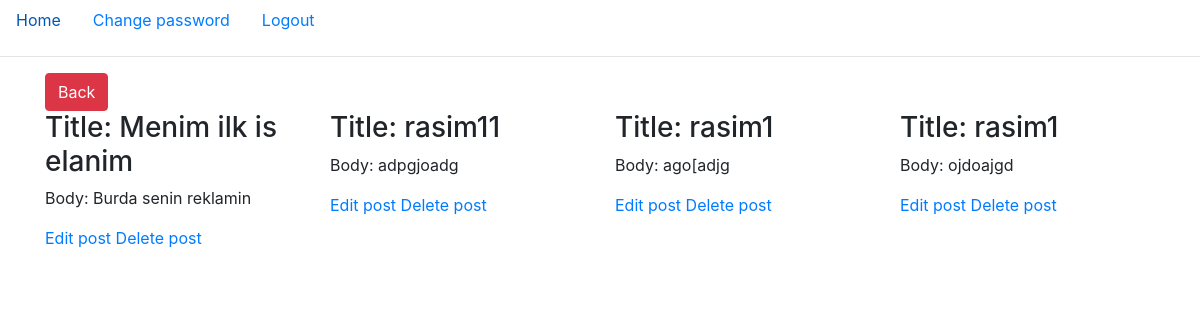
/rmyposts/ (signed in), run on the app's committed database.
### post/models.py (models this page shows, shortened)
class Post(models.Model):
    user = models.ForeignKey(get_user_model(), on_delete=models.CASCADE)
    category = models.ForeignKey(Category, default=1, on_delete=models.CASCADE)
    post_title = models.TextField(max_length=100)
    post_body = models.TextField()
    price = models.IntegerField()
    date = models.DateField(auto_now=True)
    slug = models.SlugField()
    class Meta:
        ordering = ['-pk']

### post/views.py (the view)
# urls.py: url(r'^rmyposts/',views.myposts,name="myposts"),
@login_required(login_url='/login/')
def myposts(request):
    user_id = request.user.id
    posts = Post.objects.filter(user_id=user_id)
    return render(request, "posts/myposts.html", {"posts": posts})

### templates/posts/myposts.html (shortened to what this page needs)
{% extends 'base.html' %}
{% block content %}
<div class="container">
<a class="btn btn-danger" href={% url 'post' %}>Back</a>
    <div class="row">
        {% for post in posts %}
        <div class="col">
            <h3>Title: {{ post.post_title }}</h3>
            <p>Body: {{ post.post_body }}</p>
            <a href="{%url 'editpost' post.slug %}">Edit post</a>
            <a href="{%url 'deletepost' post.slug %}">Delete post</a>
        </div>
        {% endfor %}
    </div>
</div>
{% endblock %}

### data on the page
Post: post_title "Menim ilk is elanim", post_body "Burda senin reklamin"
Post: post_title "rasim11", post_body "adpgjoadg"
Post: post_title "rasim1", post_body "ago[adjg"
Post: post_title "rasim1", post_body "ojdoajgd"
